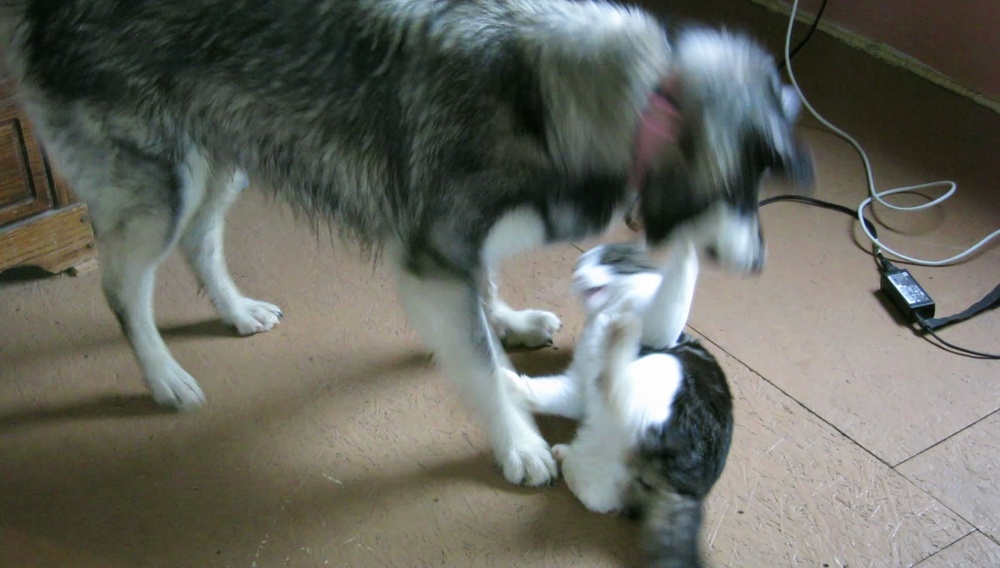
#> input picture Task2/stitching/dog_a.jpg, 1000 x 568 px, shrunk from 1920 x 1090 before the run
$ python task_4_2.py
#> lines starting #> are read from the running program, lines starting #| are printed output that depends on the picture
import cv2
import numpy as np

def display_flow(img, flow, stride=40):
    for index in np.ndindex(flow[::stride, ::stride].shape[:2]):
        pt1 = tuple(i*stride for i in index)
        delta = flow[pt1].astype(np.int32)[::-1]
        pt2 = tuple(pt1 + 10*delta)
        if 2 <= cv2.norm(delta) <= 10:
            cv2.arrowedLine(img, pt1[::-1], pt2[::-1],
                            (0, 0, 255), 5, cv2.LINE_AA, 0, 0.4)

    norm_opt_flow = np.linalg.norm(flow, axis=2)
    norm_opt_flow = cv2.normalize(norm_opt_flow, None, 0, 1, cv2.NORM_MINMAX)

    cv2.imshow('optical flow', img)
    cv2.imshow('optical flow magnitude', norm_opt_flow)
    cv2.waitKey()
    cv2.destroyAllWindows()

img1 = cv2.imread('./stitching/dog_a.jpg', cv2.IMREAD_GRAYSCALE)
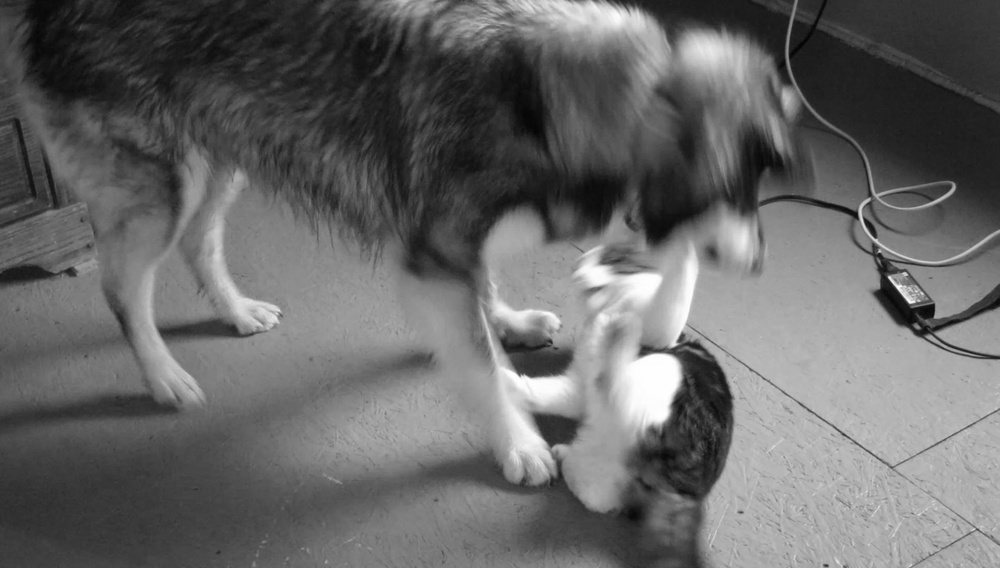
#> img1: shape (568, 1000); min 4, max 255, mean 103.2
init_flow = True

img2 = cv2.imread('./stitching/dog_b.jpg', cv2.IMREAD_GRAYSCALE)
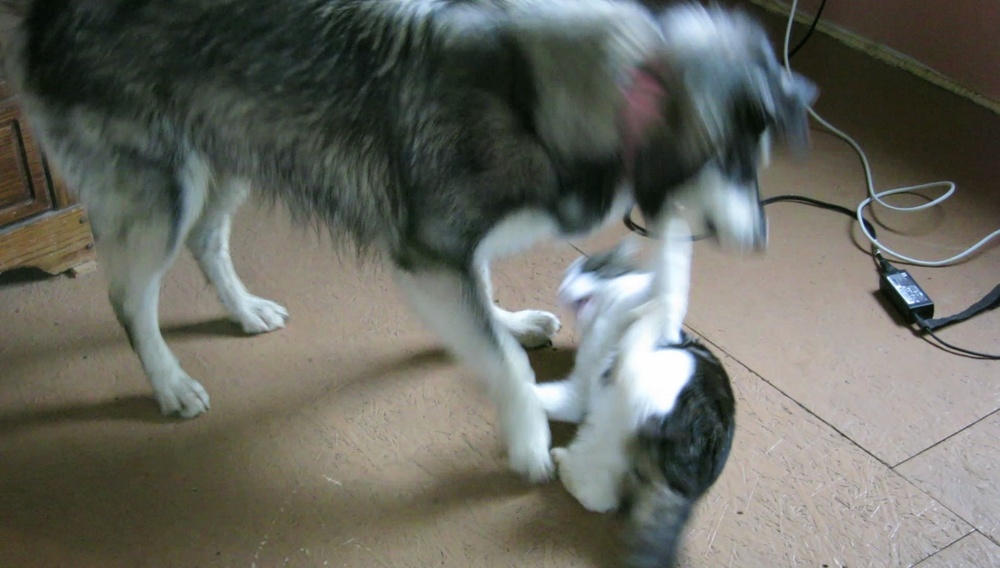
#> input picture Task2/stitching/dog_b.jpg, 1000 x 568 px, shrunk from 1920 x 1090 before the run
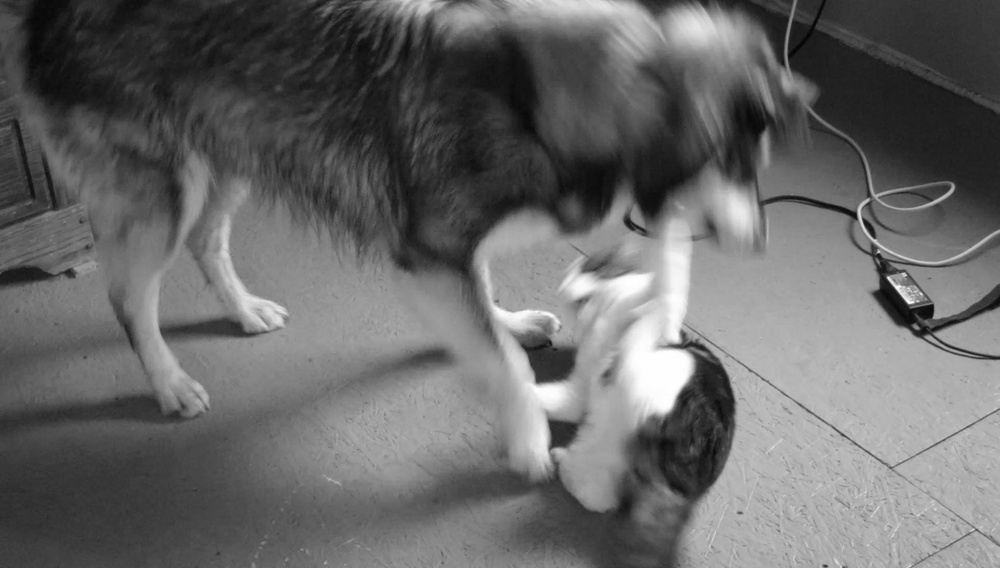
#> img2: shape (568, 1000); min 3, max 255, mean 104.2

opt_flow = cv2.calcOpticalFlowFarneback(img1, img2, None, 0.5, 5, 13, 10, 5, 1.1, cv2.OPTFLOW_FARNEBACK_GAUSSIAN)

display_flow(img2, opt_flow)  # Farneback
#> the loop in display_flow, `for index in np.ndindex(flow[::stride, ::stride].shape[:2]):` made 375 passes
#> (delta, pt2) on passes 2 to 4: ([0, 0], (0, 40)), ([1, 0], (10, 80)), ([0, 0], (0, 120))
#> after the loop in display_flow, `for index in np.ndindex(flow[::stride, ::stride].shape[:2]):`:
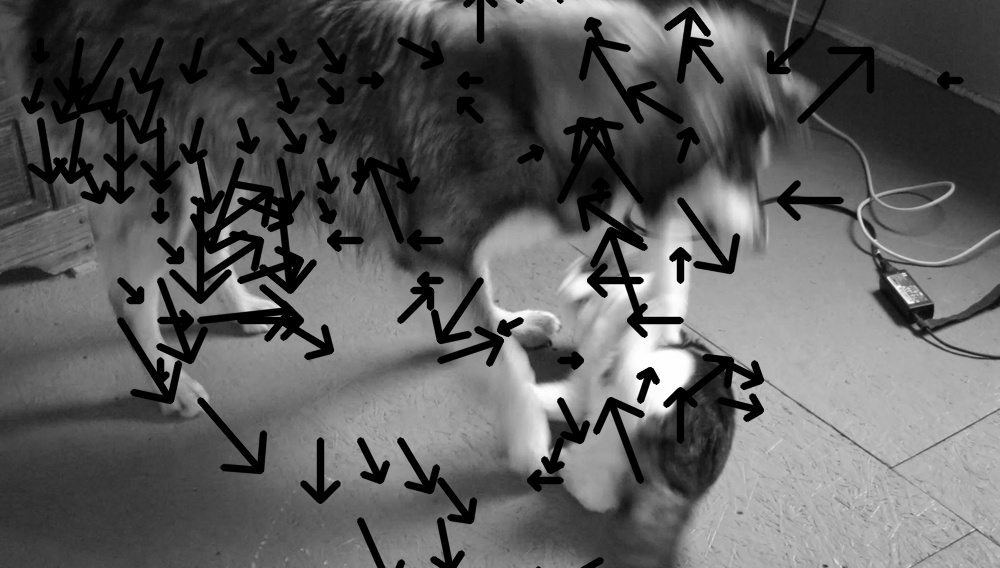
#> img: shape (568, 1000); min 0, max 255, mean 93.5
#> in display_flow, `norm_opt_flow = np.linalg.norm(flow, axis=2)`:
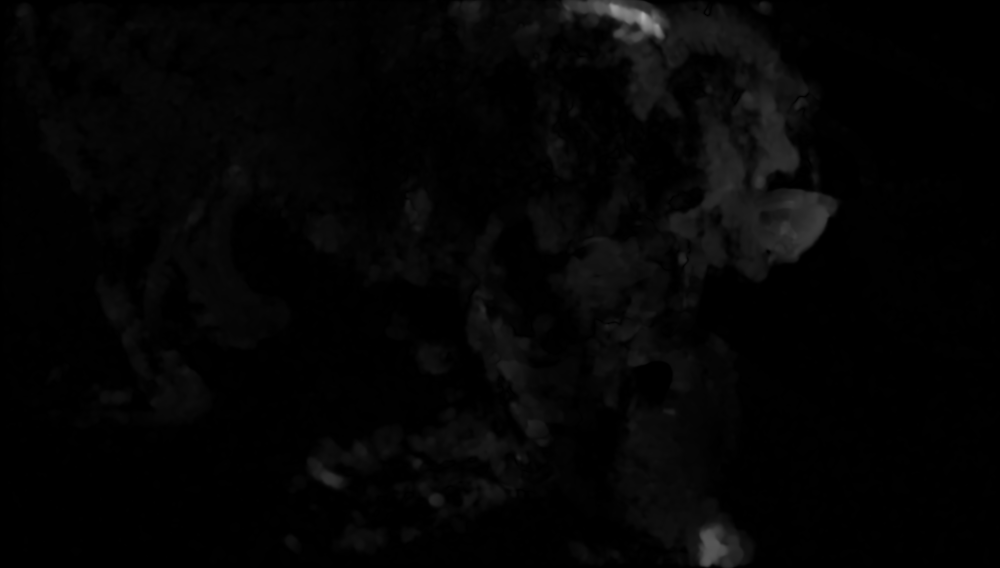
#> norm_opt_flow: shape (568, 1000) float32; min 1.09e-13, max 174.5, mean 5

#> (the run stopped early here; a loop or call above may not have finished)
